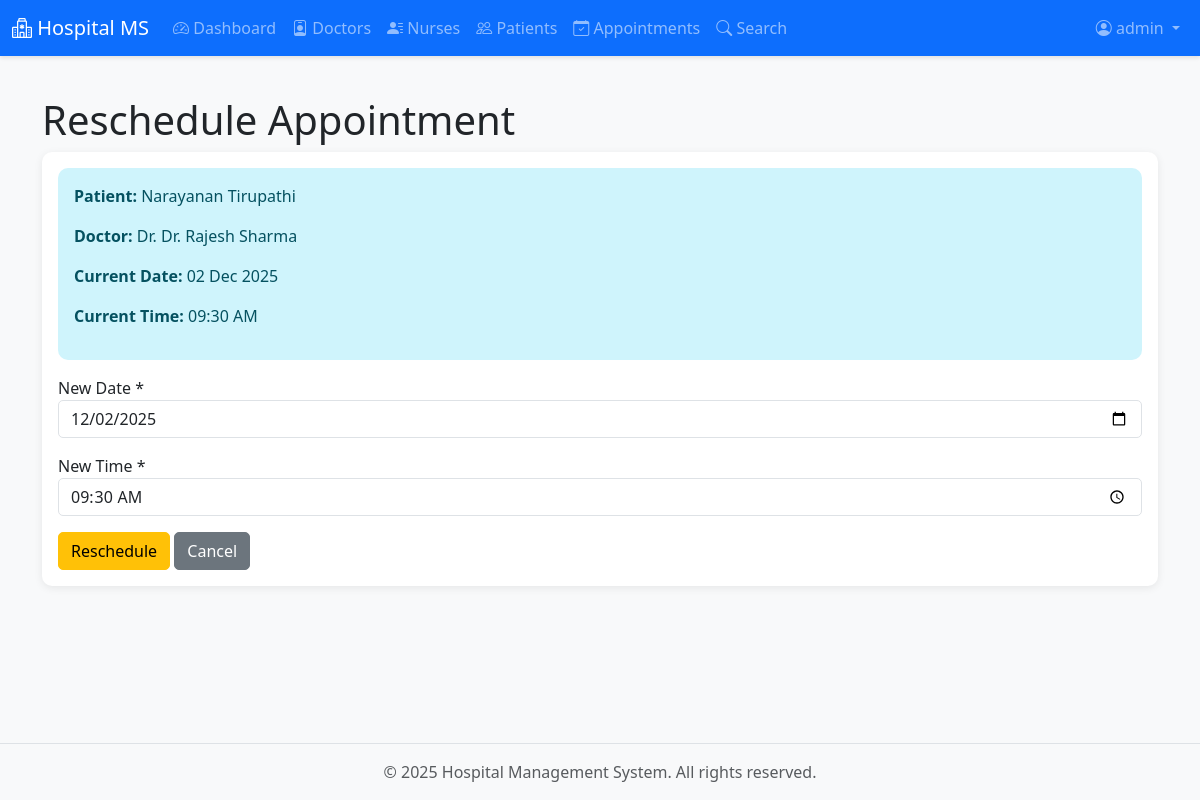
Screenshot of /admin/appointments/reschedule/1 (signed in) with the database file from the repository.
### models/user.py (models this page shows, shortened)
class User(UserMixin, db.Model):
    __tablename__ = 'users'
    id = db.Column(db.Integer, primary_key=True)
    username = db.Column(db.String(80), unique=True, nullable=False, index=True)
    email = db.Column(db.String(120), unique=True, nullable=False, index=True)
    password_hash = db.Column(db.String(200), nullable=False)
    role = db.Column(db.String(20), nullable=False)  # admin, doctor, patient
    is_active = db.Column(db.Boolean, default=True, nullable=False)
    created_at = db.Column(db.DateTime, default=datetime.utcnow)
    updated_at = db.Column(db.DateTime, default=datetime.utcnow, onupdate=datetime.utcnow)
    doctor = db.relationship('Doctor', backref='user', uselist=False, lazy=True)
    patient = db.relationship('Patient', backref='user', uselist=False, lazy=True)
    nurse = db.relationship('Nurse', backref='user', uselist=False, lazy=True)
    triage = db.relationship('Triage', backref='user', uselist=False, lazy=True)
    def is_admin(self):
        return self.role == 'admin'

### models/patient.py (models this page shows, shortened)
class Patient(db.Model):
    __tablename__ = 'patients'
    id = db.Column(db.Integer, primary_key=True)
    user_id = db.Column(db.Integer, db.ForeignKey('users.id'), nullable=False, unique=True)
    full_name = db.Column(db.String(100), nullable=False)
    date_of_birth = db.Column(db.Date)
    gender = db.Column(db.String(10))
    blood_group = db.Column(db.String(5))
    contact_number = db.Column(db.String(20), nullable=False)
    address = db.Column(db.Text)
    emergency_contact_name = db.Column(db.String(100))
    emergency_contact_number = db.Column(db.String(20))
    medical_history = db.Column(db.Text)
    allergies = db.Column(db.Text)
    is_active = db.Column(db.Boolean, default=True, nullable=False)
    is_deleted = db.Column(db.Boolean, default=False, nullable=False)
    created_at = db.Column(db.DateTime, default=datetime.utcnow)
    updated_at = db.Column(db.DateTime, default=datetime.utcnow, onupdate=datetime.utcnow)
    appointments = db.relationship('Appointment', backref='patient', lazy='dynamic')

### models/doctor.py (models this page shows, shortened)
class Doctor(db.Model):
    __tablename__ = 'doctors'
    id = db.Column(db.Integer, primary_key=True)
    user_id = db.Column(db.Integer, db.ForeignKey('users.id'), nullable=False, unique=True)
    full_name = db.Column(db.String(100), nullable=False)
    specialization = db.Column(db.String(100), nullable=False, index=True)
    qualification = db.Column(db.String(200))
    experience_years = db.Column(db.Integer)
    contact_number = db.Column(db.String(20))
    license_number = db.Column(db.String(50), unique=True)
    consultation_fee = db.Column(db.Float, default=0.0)
    bio = db.Column(db.Text)
    is_active = db.Column(db.Boolean, default=True, nullable=False)
    is_deleted = db.Column(db.Boolean, default=False, nullable=False)
    created_at = db.Column(db.DateTime, default=datetime.utcnow)
    updated_at = db.Column(db.DateTime, default=datetime.utcnow, onupdate=datetime.utcnow)
    appointments = db.relationship('Appointment', backref='doctor', lazy='dynamic')
    availability = db.relationship('DoctorAvailability', backref='doctor', lazy='dynamic')

### models/appointment.py (models this page shows, shortened)
class Appointment(db.Model):
    __tablename__ = 'appointments'
    id = db.Column(db.Integer, primary_key=True)
    patient_id = db.Column(db.Integer, db.ForeignKey('patients.id'), nullable=False)
    doctor_id = db.Column(db.Integer, db.ForeignKey('doctors.id'), nullable=False)
    nurse_id = db.Column(db.Integer, db.ForeignKey('nurses.id'), nullable=True, index=True)
    appointment_date = db.Column(db.Date, nullable=False, index=True)
    appointment_time = db.Column(db.Time, nullable=False)
    status = db.Column(db.String(20), default='Booked', nullable=False)  # Booked, Completed, Canceled
    reason = db.Column(db.Text)
    notes = db.Column(db.Text)
    priority = db.Column(db.String(20), default='Standard')
    triage_assessment_id = db.Column(db.Integer, db.ForeignKey('triage_assessments.id'), nullable=True)
    is_deleted = db.Column(db.Boolean, default=False, nullable=False)
    created_at = db.Column(db.DateTime, default=datetime.utcnow)
    updated_at = db.Column(db.DateTime, default=datetime.utcnow, onupdate=datetime.utcnow)
    nurse = db.relationship('Nurse', backref='appointments', lazy=True)
    treatment = db.relationship('Treatment', backref='appointment', uselist=False, lazy=True)

### routes/admin.py (the view, shortened to what this page needs)
@admin_bp.route('/appointments/reschedule/<int:appointment_id>', methods=['GET', 'POST'])
@admin_required
def reschedule_appointment(appointment_id):
    appointment = Appointment.query.get_or_404(appointment_id)
    return render_template('admin/reschedule_appointment.html',
                         appointment=appointment)

### extensions.py (called while the page is built)
def init_extensions(app):
    db.init_app(app)
    login_manager.init_app(app)
    mail.init_app(app)  # ADD THIS LINE
    cache.init_app(app)  # ADD THIS LINE
    from models.user import User
    @login_manager.user_loader
    def load_user(user_id):
        return User.query.get(int(user_id))

### templates/admin/reschedule_appointment.html (shortened to what this page needs)
{% extends "base.html" %}
{% block content %}
<div class="container">
    <h1>Reschedule Appointment</h1>
    <div class="card">
        <div class="card-body">
            <div class="alert alert-info">
                <p><strong>Patient:</strong> {{ appointment.patient.full_name }}</p>
                <p><strong>Doctor:</strong> Dr. {{ appointment.doctor.full_name }}</p>
                <p><strong>Current Date:</strong> {{ appointment.appointment_date|format_date }}</p>
                <p><strong>Current Time:</strong> {{ appointment.appointment_time|format_time }}</p>
            </div>
            <form method="POST">
                <div class="mb-3">
                    <label>New Date *</label>
                    <input type="date" name="appointment_date" class="form-control"
                           value="{{ appointment.appointment_date.isoformat() }}" required>
                </div>
                <div class="mb-3">
                    <label>New Time *</label>
                    <input type="time" name="appointment_time" class="form-control"
                           value="{{ appointment.appointment_time.strftime('%H:%M') }}" required>
                </div>
                <button type="submit" class="btn btn-warning">Reschedule</button>
                <a href="{{ url_for('admin.appointments') }}" class="btn btn-secondary">Cancel</a>
            </form>
        </div>
    </div>
</div>
{% endblock %}

### templates/base.html (shortened to what this page needs)
<!DOCTYPE html>
<html lang="en">
<head>
    <link href="https://cdn.jsdelivr.net/npm/bootstrap@5.3.0/dist/css/bootstrap.min.css" rel="stylesheet">
    <link rel="stylesheet" href="https://cdn.jsdelivr.net/npm/bootstrap-icons@1.10.0/font/bootstrap-icons.css">
    <link rel="stylesheet" href="{{ url_for('static', filename='css/style.css') }}">
    <link href="https://cdn.jsdelivr.net/npm/fullcalendar@5.11.3/main.min.css" rel="stylesheet">
</head>
<body>
    {% if current_user.is_authenticated %}
    <nav class="navbar navbar-expand-lg navbar-dark bg-primary">
        <div class="container-fluid">
            <a class="navbar-brand" href="{{ url_for('main.index') }}">
                <i class="bi bi-hospital"></i> Hospital MS
            </a>
            <div class="collapse navbar-collapse" id="navbarNav">
                <ul class="navbar-nav me-auto">
                    {% if current_user.is_admin() %}
                    <li class="nav-item">
                        <a class="nav-link" href="{{ url_for('admin.dashboard') }}"><i class="bi bi-speedometer2"></i>
                            Dashboard</a>
                    </li>
                    <li class="nav-item">
                        <a class="nav-link" href="{{ url_for('admin.doctors') }}"><i class="bi bi-person-badge"></i>
                            Doctors</a>
                    </li>
                    <li class="nav-item">
                        <a class="nav-link" href="{{ url_for('admin.nurses') }}"><i class="bi bi-person-lines-fill"></i>
                            Nurses</a>
                    </li>
                    <li class="nav-item">
                        <a class="nav-link" href="{{ url_for('admin.patients') }}"><i class="bi bi-people"></i>
                            Patients</a>
                    </li>
                    <li class="nav-item">
                        <a class="nav-link" href="{{ url_for('admin.appointments') }}"><i
                                class="bi bi-calendar-check"></i> Appointments</a>
                    </li>
                    <li class="nav-item">
                        <a class="nav-link" href="{{ url_for('admin.search') }}"><i class="bi bi-search"></i> Search</a>
                    </li>
                    {% endif %}
                </ul>
                <ul class="navbar-nav">
                    <li class="nav-item dropdown">
                        <a class="nav-link dropdown-toggle" href="#" id="userDropdown" role="button"
                            data-bs-toggle="dropdown">
                            <i class="bi bi-person-circle"></i> {{ current_user.username }}
                        </a>
                    </li>
                </ul>
            </div>
        </div>
    </nav>
    {% endif %}
    <main class="container-fluid py-4">
        {% block content %}{% endblock %}
    </main>
    <footer class="bg-light text-center text-muted py-3 mt-5">
        <div class="container">
            <p class="mb-0">&copy; 2025 Hospital Management System. All rights reserved.</p>
        </div>
    </footer>
</body>
</html>

### static/css/style.css (style rules this page uses)
:root { --primary-color: #0d6efd; --success-color: #198754; --danger-color: #dc3545; --warning-color: #ffc107; --info-color: #0dcaf0; }
body { font-family: 'Segoe UI', Tahoma, Geneva, Verdana, sans-serif; background-color: #f8f9fa; min-height: 100vh; display: flex; flex-direction: column; }
main { flex: 1; }
.navbar { box-shadow: 0 2px 4px rgba(0,0,0,.1); }
.card { border: none; border-radius: 10px; box-shadow: 0 2px 8px rgba(0,0,0,.08); transition: transform 0.2s, box-shadow 0.2s; }
.btn { border-radius: 5px; transition: all 0.3s; }
.form-control, .form-select { border-radius: 5px; border: 1px solid #dee2e6; transition: border-color 0.3s, box-shadow 0.3s; }
.alert { border-radius: 10px; border: none; }
footer { margin-top: auto; background-color: #f8f9fa; border-top: 1px solid #dee2e6; }

### rows the page displays
User: username "admin"
Patient: patient.full_name "Narayanan Tirupathi"
Doctor: doctor.full_name "Dr. Rajesh Sharma"
Appointment: appointment_date "02 Dec 2025", appointment_time "09:30 AM", appointment_date "12/02/2025", appointment_time "09:30"
